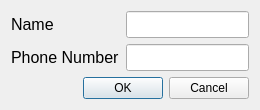
<?xml version="1.0" encoding="UTF-8"?>
<ui version="4.0">
 <class>AddDialog</class>
 <widget class="QDialog" name="AddDialog">
  <property name="geometry">
   <rect>
    <x>0</x>
    <y>0</y>
    <width>260</width>
    <height>86</height>
   </rect>
  </property>
  <property name="windowTitle">
   <string>Dialog</string>
  </property>
  <layout class="QGridLayout" name="gridLayout">
   <item row="0" column="0">
    <widget class="QLabel" name="label">
     <property name="font">
      <font>
       <pointsize>12</pointsize>
      </font>
     </property>
     <property name="text">
      <string>Name</string>
     </property>
    </widget>
   </item>
   <item row="0" column="1">
    <widget class="QLineEdit" name="NameLineEdit">
     <property name="font">
      <font>
       <pointsize>12</pointsize>
      </font>
     </property>
    </widget>
   </item>
   <item row="1" column="0">
    <widget class="QLabel" name="label_2">
     <property name="font">
      <font>
       <pointsize>12</pointsize>
      </font>
     </property>
     <property name="text">
      <string>Phone Number</string>
     </property>
    </widget>
   </item>
   <item row="1" column="1">
    <widget class="QLineEdit" name="PhoneNumberLineEdit">
     <property name="font">
      <font>
       <pointsize>12</pointsize>
      </font>
     </property>
    </widget>
   </item>
   <item row="2" column="0" colspan="2">
    <widget class="QDialogButtonBox" name="buttonBox">
     <property name="orientation">
      <enum>Qt::Horizontal</enum>
     </property>
     <property name="standardButtons">
      <set>QDialogButtonBox::Cancel|QDialogButtonBox::Ok</set>
     </property>
    </widget>
   </item>
  </layout>
 </widget>
 <resources/>
 <connections>
  <connection>
   <sender>buttonBox</sender>
   <signal>accepted()</signal>
   <receiver>AddDialog</receiver>
   <slot>accept()</slot>
   <hints>
    <hint type="sourcelabel">
     <x>248</x>
     <y>254</y>
    </hint>
    <hint type="destinationlabel">
     <x>157</x>
     <y>274</y>
    </hint>
   </hints>
  </connection>
  <connection>
   <sender>buttonBox</sender>
   <signal>rejected()</signal>
   <receiver>AddDialog</receiver>
   <slot>reject()</slot>
   <hints>
    <hint type="sourcelabel">
     <x>316</x>
     <y>260</y>
    </hint>
    <hint type="destinationlabel">
     <x>286</x>
     <y>274</y>
    </hint>
   </hints>
  </connection>
 </connections>
</ui>
